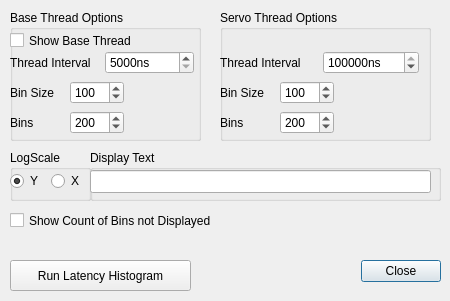
<?xml version="1.0" encoding="UTF-8"?>
<ui version="4.0">
 <class>lh_gui</class>
 <widget class="QDialog" name="lh_gui">
  <property name="geometry">
   <rect>
    <x>0</x>
    <y>0</y>
    <width>450</width>
    <height>301</height>
   </rect>
  </property>
  <property name="windowTitle">
   <string>Latency Histogram</string>
  </property>
  <widget class="QDialogButtonBox" name="buttonBox">
   <property name="geometry">
    <rect>
     <x>330</x>
     <y>251</y>
     <width>111</width>
     <height>41</height>
    </rect>
   </property>
   <property name="orientation">
    <enum>Qt::Horizontal</enum>
   </property>
   <property name="standardButtons">
    <set>QDialogButtonBox::Close</set>
   </property>
  </widget>
  <widget class="QPushButton" name="run_lh">
   <property name="geometry">
    <rect>
     <x>10</x>
     <y>260</y>
     <width>181</width>
     <height>31</height>
    </rect>
   </property>
   <property name="text">
    <string>Run Latency Histogram</string>
   </property>
  </widget>
  <widget class="QGroupBox" name="groupBox">
   <property name="geometry">
    <rect>
     <x>10</x>
     <y>10</y>
     <width>191</width>
     <height>131</height>
    </rect>
   </property>
   <property name="title">
    <string>Base Thread Options</string>
   </property>
   <widget class="QCheckBox" name="showBase">
    <property name="geometry">
     <rect>
      <x>0</x>
      <y>20</y>
      <width>141</width>
      <height>21</height>
     </rect>
    </property>
    <property name="text">
     <string>Show Base Thread</string>
    </property>
   </widget>
   <widget class="QWidget" name="layoutWidget">
    <property name="geometry">
     <rect>
      <x>0</x>
      <y>70</y>
      <width>114</width>
      <height>26</height>
     </rect>
    </property>
    <layout class="QHBoxLayout" name="horizontalLayout_2">
     <item>
      <widget class="QLabel" name="label_2">
       <property name="text">
        <string>Bin Size</string>
       </property>
      </widget>
     </item>
     <item>
      <widget class="QSpinBox" name="baseBinSize">
       <property name="minimum">
        <number>25</number>
       </property>
       <property name="maximum">
        <number>200</number>
       </property>
       <property name="singleStep">
        <number>5</number>
       </property>
       <property name="value">
        <number>100</number>
       </property>
      </widget>
     </item>
    </layout>
   </widget>
   <widget class="QWidget" name="layoutWidget_2">
    <property name="geometry">
     <rect>
      <x>0</x>
      <y>100</y>
      <width>114</width>
      <height>26</height>
     </rect>
    </property>
    <layout class="QHBoxLayout" name="horizontalLayout_3">
     <item>
      <widget class="QLabel" name="label_3">
       <property name="text">
        <string>Bins</string>
       </property>
      </widget>
     </item>
     <item>
      <widget class="QSpinBox" name="baseBins">
       <property name="minimum">
        <number>100</number>
       </property>
       <property name="maximum">
        <number>400</number>
       </property>
       <property name="singleStep">
        <number>10</number>
       </property>
       <property name="value">
        <number>200</number>
       </property>
      </widget>
     </item>
    </layout>
   </widget>
   <widget class="QWidget" name="layoutWidget">
    <property name="geometry">
     <rect>
      <x>0</x>
      <y>40</y>
      <width>184</width>
      <height>26</height>
     </rect>
    </property>
    <layout class="QHBoxLayout" name="horizontalLayout">
     <item>
      <widget class="QLabel" name="label">
       <property name="text">
        <string>Thread Interval</string>
       </property>
      </widget>
     </item>
     <item>
      <widget class="QSpinBox" name="baseThreadInterval">
       <property name="suffix">
        <string>ns</string>
       </property>
       <property name="minimum">
        <number>5000</number>
       </property>
       <property name="maximum">
        <number>50000</number>
       </property>
       <property name="singleStep">
        <number>5000</number>
       </property>
      </widget>
     </item>
    </layout>
   </widget>
  </widget>
  <widget class="QGroupBox" name="groupBox_2">
   <property name="geometry">
    <rect>
     <x>220</x>
     <y>10</y>
     <width>211</width>
     <height>131</height>
    </rect>
   </property>
   <property name="title">
    <string>Servo Thread Options</string>
   </property>
   <widget class="QWidget" name="layoutWidget_3">
    <property name="geometry">
     <rect>
      <x>0</x>
      <y>70</y>
      <width>114</width>
      <height>26</height>
     </rect>
    </property>
    <layout class="QHBoxLayout" name="horizontalLayout_4">
     <item>
      <widget class="QLabel" name="label_4">
       <property name="text">
        <string>Bin Size</string>
       </property>
      </widget>
     </item>
     <item>
      <widget class="QSpinBox" name="servoBinSize">
       <property name="minimum">
        <number>25</number>
       </property>
       <property name="maximum">
        <number>200</number>
       </property>
       <property name="singleStep">
        <number>5</number>
       </property>
       <property name="value">
        <number>100</number>
       </property>
      </widget>
     </item>
    </layout>
   </widget>
   <widget class="QWidget" name="layoutWidget_4">
    <property name="geometry">
     <rect>
      <x>0</x>
      <y>100</y>
      <width>114</width>
      <height>26</height>
     </rect>
    </property>
    <layout class="QHBoxLayout" name="horizontalLayout_5">
     <item>
      <widget class="QLabel" name="label_5">
       <property name="text">
        <string>Bins</string>
       </property>
      </widget>
     </item>
     <item>
      <widget class="QSpinBox" name="servoBins">
       <property name="minimum">
        <number>100</number>
       </property>
       <property name="maximum">
        <number>400</number>
       </property>
       <property name="singleStep">
        <number>10</number>
       </property>
       <property name="value">
        <number>200</number>
       </property>
      </widget>
     </item>
    </layout>
   </widget>
   <widget class="QWidget" name="layoutWidget_5">
    <property name="geometry">
     <rect>
      <x>0</x>
      <y>40</y>
      <width>199</width>
      <height>26</height>
     </rect>
    </property>
    <layout class="QHBoxLayout" name="horizontalLayout_6">
     <item>
      <widget class="QLabel" name="label_6">
       <property name="text">
        <string>Thread Interval</string>
       </property>
      </widget>
     </item>
     <item>
      <widget class="QSpinBox" name="servoThreadInterval">
       <property name="suffix">
        <string>ns</string>
       </property>
       <property name="minimum">
        <number>25000</number>
       </property>
       <property name="maximum">
        <number>2000000</number>
       </property>
       <property name="singleStep">
        <number>5000</number>
       </property>
       <property name="value">
        <number>1000000</number>
       </property>
      </widget>
     </item>
    </layout>
   </widget>
  </widget>
  <widget class="QGroupBox" name="groupBox_3">
   <property name="geometry">
    <rect>
     <x>10</x>
     <y>150</y>
     <width>81</width>
     <height>51</height>
    </rect>
   </property>
   <property name="title">
    <string>LogScale</string>
   </property>
   <widget class="QWidget" name="layoutWidget">
    <property name="geometry">
     <rect>
      <x>0</x>
      <y>20</y>
      <width>76</width>
      <height>23</height>
     </rect>
    </property>
    <layout class="QHBoxLayout" name="horizontalLayout_7">
     <item>
      <widget class="QRadioButton" name="logscaleY">
       <property name="text">
        <string>Y</string>
       </property>
       <property name="checked">
        <bool>true</bool>
       </property>
       <attribute name="buttonGroup">
        <string notr="true">buttonGroup</string>
       </attribute>
      </widget>
     </item>
     <item>
      <widget class="QRadioButton" name="logscaleX">
       <property name="text">
        <string>X</string>
       </property>
       <attribute name="buttonGroup">
        <string notr="true">buttonGroup</string>
       </attribute>
      </widget>
     </item>
    </layout>
   </widget>
  </widget>
  <widget class="QGroupBox" name="groupBox_4">
   <property name="geometry">
    <rect>
     <x>90</x>
     <y>150</y>
     <width>351</width>
     <height>51</height>
    </rect>
   </property>
   <property name="title">
    <string>Display Text</string>
   </property>
   <widget class="QLineEdit" name="showText">
    <property name="geometry">
     <rect>
      <x>0</x>
      <y>20</y>
      <width>341</width>
      <height>23</height>
     </rect>
    </property>
   </widget>
  </widget>
  <widget class="QCheckBox" name="showNotDisplayedBins">
   <property name="geometry">
    <rect>
     <x>10</x>
     <y>210</y>
     <width>231</width>
     <height>21</height>
    </rect>
   </property>
   <property name="text">
    <string>Show Count of Bins not Displayed</string>
   </property>
  </widget>
 </widget>
 <resources/>
 <connections>
  <connection>
   <sender>buttonBox</sender>
   <signal>accepted()</signal>
   <receiver>lh_gui</receiver>
   <slot>accept()</slot>
   <hints>
    <hint type="sourcelabel">
     <x>258</x>
     <y>274</y>
    </hint>
    <hint type="destinationlabel">
     <x>157</x>
     <y>274</y>
    </hint>
   </hints>
  </connection>
  <connection>
   <sender>buttonBox</sender>
   <signal>rejected()</signal>
   <receiver>lh_gui</receiver>
   <slot>reject()</slot>
   <hints>
    <hint type="sourcelabel">
     <x>316</x>
     <y>260</y>
    </hint>
    <hint type="destinationlabel">
     <x>286</x>
     <y>274</y>
    </hint>
   </hints>
  </connection>
 </connections>
 <buttongroups>
  <buttongroup name="buttonGroup"/>
 </buttongroups>
</ui>
